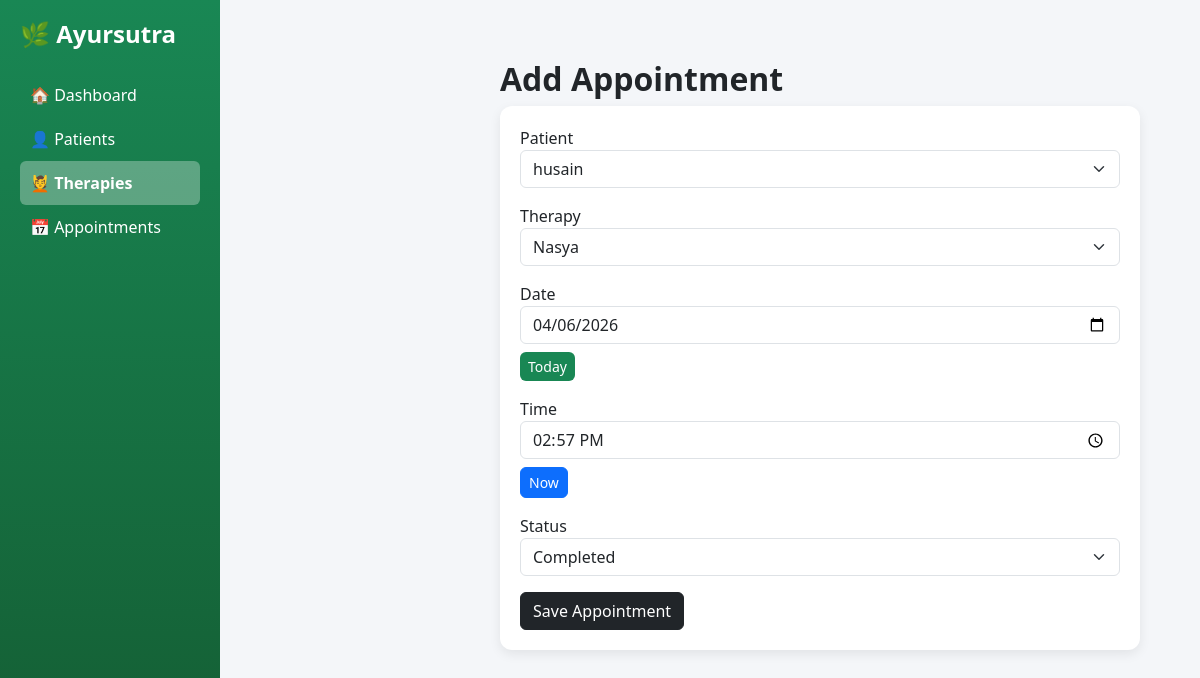
Page /therapies/18/edit/ on the committed database.
### therapies/models.py (models this page shows, shortened)
class Appointment(models.Model):
    STATUS_CHOICES = [
        ('PENDING', 'Pending'),
        ('COMPLETED', 'Completed'),
        ('CANCELLED', 'Cancelled'),
    ]
    patient = models.ForeignKey(Patient, on_delete=models.CASCADE, related_name="therapy_appointments")
    therapy = models.ForeignKey(Therapy, on_delete=models.CASCADE)
    date = models.DateField()
    time = models.TimeField()
    status = models.CharField(
        max_length=10,
        choices=STATUS_CHOICES,
        default='PENDING'
    )
    prescription = models.TextField(blank=True, null=True)
    doctor_notes = models.TextField(blank=True, null=True)

### therapies/views.py (the view)
# urls.py: path('<int:pk>/edit/', views.edit_appointment, name='appointment_edit'),
def edit_appointment(request, pk):
    appt = get_object_or_404(Appointment, pk=pk)
    form = AppointmentForm(request.POST or None, instance=appt)
    if form.is_valid():
        form.save()
        return redirect('appointments')
    return render(request, 'therapies/appointment_form.html', {'form': form})
    return render(request, 'therapies/appointment_form.html', {'form': form})

### therapies/forms.py
class AppointmentForm(forms.ModelForm):
    class Meta:
        model = Appointment
        fields = '__all__'
        widgets = {
            'date': forms.DateInput(
                attrs={
                    'type': 'date',
                    'class': 'form-control'
                }
            ),
            'time': forms.TimeInput(
                attrs={
                    'type': 'time',
                    'class': 'form-control'
                }
            ),
            'status': forms.Select(
                attrs={'class': 'form-control'}
            ),
            'patient': forms.Select(
                attrs={'class': 'form-control'}
            ),
            'therapy': forms.Select(
                attrs={'class': 'form-control'}
            ),
        }

### patients/models.py (called while the page is built)
    def __str__(self):
        return self.name

### therapies/models.py (called while the page is built)
    def __str__(self):
        return self.therapy_name

### therapies/templatetags/form_tags.py (called while the page is built)
@register.filter(name='add_class')
def add_class(field, css):
    return field.as_widget(attrs={"class": css})

### templates/therapies/appointment_form.html (shortened to what this page needs)
{% extends 'base.html' %}
{% load form_tags %}
{% block content %}
<div class="main-content">
    <h2>Add Appointment</h2>
    <div class="card">
        <div class="card-body">
            <form method="POST">
                <div class="mb-3">
                    <label>Patient</label>
                    {{ form.patient|add_class:"form-select" }}
                </div>
                <div class="mb-3">
                    <label>Therapy</label>
                    {{ form.therapy|add_class:"form-select" }}
                </div>
                <div class="mb-3">
                    <label>Date</label>
                    {{ form.date|add_class:"form-control" }}
                    <button type="button" onclick="setToday()" class="btn btn-sm btn-success mt-2">
                        Today
                    </button>
                </div>
                <div class="mb-3">
                    <label>Time</label>
                    {{ form.time|add_class:"form-control" }}
                    <button type="button" onclick="setNow()" class="btn btn-sm btn-primary mt-2">
                        Now
                    </button>
                </div>
                <div class="mb-3">
                    <label>Status</label>
                    {{ form.status|add_class:"form-select" }}
                </div>
                <button type="submit" class="btn btn-dark">
                    Save Appointment
                </button>
            </form>
        </div>
    </div>
</div>
{% endblock %}

### patients/static/patients/css/style.css (style rules this page uses)
body { font-family: 'Segoe UI', Tahoma, Geneva, Verdana, sans-serif; background-color: #f4f6f9; margin: 0; }
.main-content { margin-left: 220px; padding: 30px; }
.card { border: none; border-radius: 12px; box-shadow: 0 4px 12px rgba(0,0,0,0.08); }
.card-body { padding: 20px; }
.btn { border-radius: 6px; transition: 0.2s ease; }
.btn-success { background-color: #198754; border: none; }
h2 { font-weight: 600; }
form input, form textarea { border-radius: 6px !important; padding: 8px; }
form select { border-radius: 6px; padding: 8px; appearance: auto; -webkit-appearance: menulist; -moz-appearance: menulist; cursor: pointer; }
.card, .btn { transition: all 0.2s ease-in-out; }
select { appearance: none; -webkit-appearance: none; -moz-appearance: none; }
.main-content { overflow-x: auto; }

### rows in the picture
Appointment: patient "husain", therapy "Nasya", date "04/06/2026", time "14:57:00", status "Completed"
